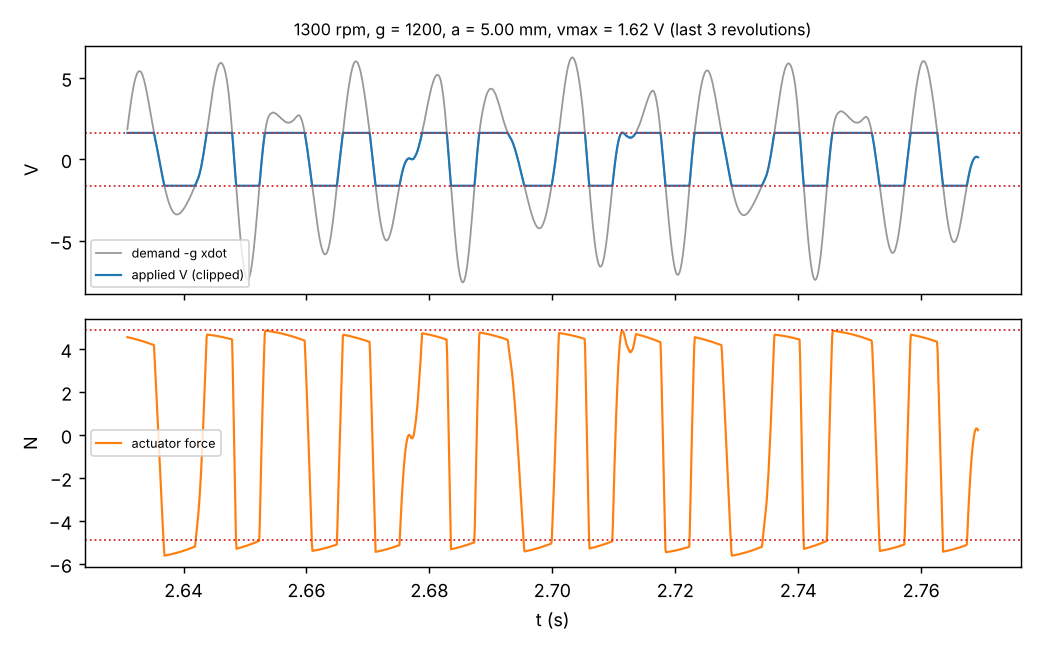

Write the Python code that produced this figure.
"""Check 4: the voltage limit vmax (clipped DVF) in src/tdsim.c.

(a) applied command never exceeds vmax and equals clip(-g xdot, +-vmax) sample-wise;
(b) summary max_v equals max |vcmd|, max_demand is the unclipped |g xdot|;
(c) vmax above the peak demand reproduces the unlimited run bit-for-bit;
(d) x, xdot and the actuator force agree with an independent reference that
    integrates the clipped loop with DOP853 (rtol 1e-11) and realises Ga(s)
    with scipy's tf2ss (ref_sim.ref_clipped);
(e) |f_act| bound: for a clipped input the actuator force is Ga * V, so its
    peak can exceed 3*vmax (Ga has a resonant peak of 3/(2 zeta_p) ~ 10 N/V);
(f) effect on stability: time-domain boundary vs vmax at 1300 rpm, g = 1200.
Writes check4_vmax.json and check4_vmax.png.
"""
import json
import warnings
import common
import numpy as np
import matplotlib
matplotlib.use("Agg")
import matplotlib.pyplot as plt
import params as P
import ref_sim as R
import tdsim
import zoa
import detector as Dt

warnings.filterwarnings("ignore", module="scipy.signal")
res = {}

rpm, g = 1300, 1200.0
a_z = zoa.a_lim(rpm, g)
a = 0.9 * a_z
nrev = 60
free = tdsim.simulate(rpm, a, g, store=True, nrev=nrev)
peak = free["max_demand"]
res["case"] = dict(rpm=rpm, g=g, a_mm=a * 1e3, a_zoa_mm=a_z * 1e3,
                   unclipped_peak_demand_V=peak, unclipped_peak_fact_N=free["max_fact"])

checks = []
for frac in (2.0, 1.0001, 0.75, 0.5, 0.25, 0.1, 0.03):
    vmax = frac * peak
    r = tdsim.simulate(rpm, a, g, vmax=vmax, store=True, nrev=nrev)
    n = len(r["x"]) - 1 if not r["diverged"] else None
    vc, v = r["vcmd"][:n], r["v"][:n]
    expect = np.clip(-g * v, -vmax, vmax)
    c = dict(vmax_over_peak=frac, vmax=vmax,
             max_abs_vcmd=float(np.max(np.abs(vc))),
             vcmd_le_vmax=bool(np.max(np.abs(vc)) <= vmax * (1 + 1e-12)),
             vcmd_equals_clip=float(np.max(np.abs(vc - expect))),
             summary_max_v_equals_hist=bool(np.isclose(r["max_v"], np.max(np.abs(vc)), rtol=1e-12)),
             summary_max_demand=r["max_demand"],
             max_demand_equals_unclipped_hist=bool(np.isclose(r["max_demand"],
                                                              np.max(np.abs(g * v)), rtol=1e-12)),
             max_fact=r["max_fact"], max_fact_over_3vmax=r["max_fact"] / (3 * vmax),
             fraction_of_steps_saturated=float(np.mean(np.abs(-g * v) > vmax)),
             max_x_um=r["max_x"] * 1e6, diverged=r["diverged"],
             stable=Dt.classify(r["x"], P.STEPS_PER_REV, r["diverged"])["stable"])
    if frac > 1:
        # same path up to round-off (the two branches of sat() compile differently)
        c["rel_diff_to_unlimited_x"] = float(np.max(np.abs(r["x"] - free["x"]))
                                             / np.max(np.abs(free["x"])))
        c["rel_diff_to_unlimited_fact"] = float(np.max(np.abs(r["fact"] - free["fact"]))
                                                / np.max(np.abs(free["fact"])))
    checks.append(c)
    print(c)
res["clip_checks"] = checks

# (d) independent clipped reference.  Case A: bounded, heavily clipped cut
# (a = 5 mm, vmax = 0.3 x its own peak demand); case B: the growing (unstable)
# run of (a) with vmax = 0.5 x peak, compared over its first 3 revolutions.
cmp = []
rel = lambda u, w: float(np.max(np.abs(u - w)) / np.max(np.abs(w)))
for label, a_c, frac, nr in (("A_bounded", 5e-3, 0.3, 6), ("B_growing", a, 0.5, 3)):
    pk = tdsim.simulate(rpm, a_c, g, nrev=nr)["max_demand"]
    vmax = frac * pk
    ref = R.ref_clipped(rpm, a_c, g, vmax, nrev=nr)
    for nsub in (2, 8):
        c = tdsim.simulate(rpm, a_c, g, vmax=vmax, store=True, nrev=nr, nsub=nsub)
        d = dict(case=label, a_mm=a_c * 1e3, vmax=vmax, vmax_over_peak=frac, nsub=nsub,
                 nrev=nr, diverged=c["diverged"],
                 fraction_saturated=float(np.mean(np.abs(g * ref["v"]) > vmax)),
                 rel_err_x=rel(c["x"], ref["w"]), rel_err_v=rel(c["v"], ref["v"]),
                 rel_err_fact=rel(c["fact"], ref["fact"]),
                 err_vcmd_over_vmax=float(np.max(np.abs(c["vcmd"] - ref["vcmd"])) / vmax),
                 ref_max_vcmd=float(np.max(np.abs(ref["vcmd"]))))
        cmp.append(d)
        print(d)
    if label == "A_bounded":
        long = tdsim.simulate(rpm, a_c, g, vmax=vmax, store=True, nrev=300)
        res["bounded_clipped_case_stable_300rev"] = Dt.classify(
            long["x"], P.STEPS_PER_REV, long["diverged"])["stable"]
res["vs_independent_clipped_reference"] = cmp

# (f) TD boundary vs vmax
bnd = []
for vmax in (0.0, 20.0, 10.0, 5.0, 2.0, 1.0, 0.5):
    lo, hi = Dt.boundary(rpm, g, nrev=300, vmax=vmax, a_guess=0.9 * a_z, rtol=2e-3)
    r = tdsim.simulate(rpm, lo, g, vmax=vmax, nrev=300)
    bnd.append(dict(vmax=vmax, a_td_mm=0.5 * (lo + hi) * 1e3,
                    peak_demand_at_boundary=r["max_demand"]))
    print(bnd[-1])
a0 = zoa.a_lim(rpm, 0.0)
res["boundary_vs_vmax"] = dict(rpm=rpm, g=g, a_zoa_g_mm=a_z * 1e3, a_zoa_g0_mm=a0 * 1e3,
                               rows=bnd)

with open(common.out("check4_vmax.json"), "w") as f:
    json.dump(res, f, indent=1, default=float)

# figure: the bounded, heavily clipped run of case A (a = 5 mm, vmax = 0.3 x peak)
a = 5e-3
vmax = 0.3 * tdsim.simulate(rpm, a, g, nrev=6)["max_demand"]
r = tdsim.simulate(rpm, a, g, vmax=vmax, store=True, nrev=nrev)
sl = slice(len(r["t"]) - 3 * P.STEPS_PER_REV, len(r["t"]))
fig, ax = plt.subplots(2, 1, figsize=(8, 5), sharex=True)
ax[0].plot(r["t"][sl], -g * r["v"][sl], "0.6", lw=1, label="demand -g xdot")
ax[0].plot(r["t"][sl], r["vcmd"][sl], "C0", lw=1.2, label="applied V (clipped)")
ax[0].axhline(vmax, color="C3", ls=":", lw=1); ax[0].axhline(-vmax, color="C3", ls=":", lw=1)
ax[0].set_ylabel("V"); ax[0].legend(fontsize=7)
ax[1].plot(r["t"][sl], r["fact"][sl], "C1", lw=1.2, label="actuator force")
ax[1].axhline(3 * vmax, color="C3", ls=":", lw=1); ax[1].axhline(-3 * vmax, color="C3", ls=":", lw=1)
ax[1].set_ylabel("N"); ax[1].set_xlabel("t (s)"); ax[1].legend(fontsize=7)
ax[0].set_title(f"{rpm} rpm, g = {g:.0f}, a = {a*1e3:.2f} mm, vmax = {vmax:.2f} V "
                "(last 3 revolutions)", fontsize=9)
fig.tight_layout()
fig.savefig(common.out("check4_vmax.png"), dpi=130)
